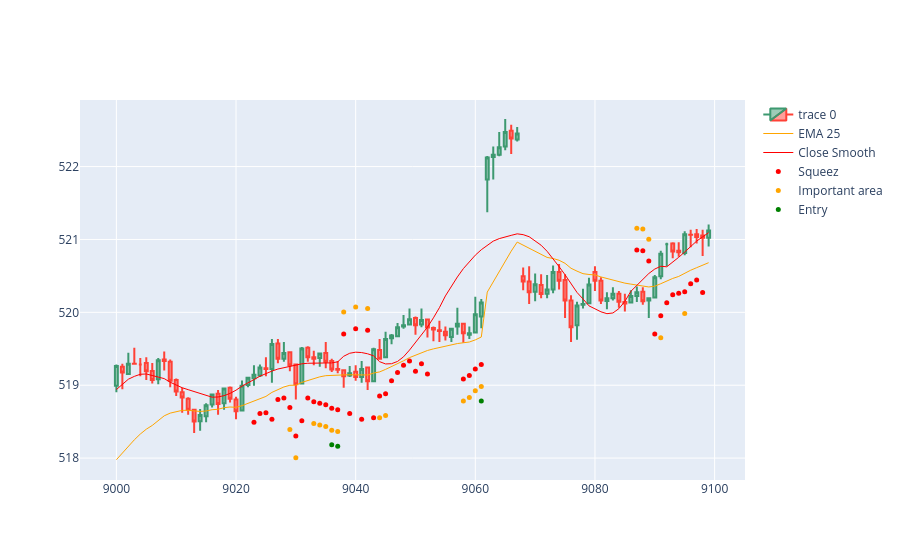

Notebook cell for this chart:
### Code cell
import plotly.io as pio
import plotly.graph_objects as go  

dfpl = df[9200:9300]

fig = go.Figure(
    data=[
        go.Candlestick(
            x=dfpl.index,
            open=dfpl['open_5min'],
            high=dfpl['high_5min'],
            low=dfpl['low_5min'],
            close=dfpl['close_5min']),
        go.Scatter(
            x=dfpl.index, 
            y=dfpl['ema25_5min'],
            line=dict(color='orange', width=1), 
            name="EMA 25"),
        go.Scatter(
            x=dfpl.index, 
            y=dfpl['close_smooth'],
            line=dict(color='red', width=1), 
            name="Close Smooth"),
    ]
)

fig.add_scatter(x=dfpl.index, y=dfpl['squezzeArea'], mode="markers", marker=dict(size=5, color="red"), name="Squeez")
fig.add_scatter(x=dfpl.index, y=dfpl['squeezeCloseToEmaArea'], mode="markers", marker=dict(size=5, color="orange"), name="Important area")
fig.add_scatter(x=dfpl.index, y=dfpl['posibleBreakArea'], mode="markers", marker=dict(size=5, color="green"), name="Entry")

fig.update_layout(xaxis_rangeslider_visible=False)
fig.show()
